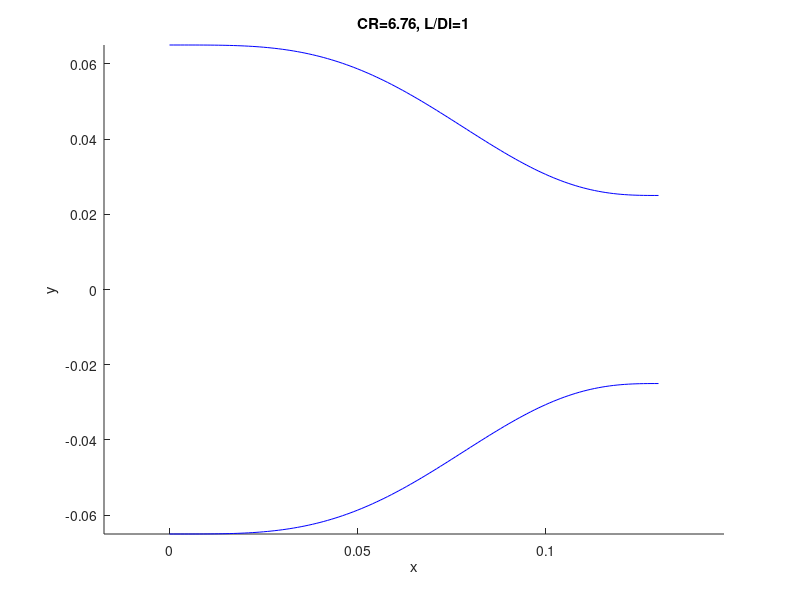

Write MATLAB code to recreate this figure.
clear all
% Script based on the original work provided by Hydroflux AB.
% Modified by Elias Olofsson. 
% 
% Changelog:
% 	v2.0 2022-01-14: 
%	Changed order of operations such to make flush connections with settling
%	chamber and test section of predetermined widths. Now CR is determined by 
%	the ratio of Di to Do, where in the previous version, Di where allowed
%	to vary to fit a certain specified value of CR. 
%
% Design of wind tunnel contraction shape based on the following two papers:
% [1] "Design and calibration of a wind tunnel with a two dimensional
% contraction", J.E. Sargison, G.J. Walker and R. Rossi, 2004
% [2] "Flow characteristics in low-speed wind tunnel contractions: Simulation and
% testing", Alexandria Engineering Journal (2018) 57
% Following [1] a sixth orde polynom is chosen as shape model for a
% 2D-contraction with inlet crossection Di*W, outlet crossection Do*W:
% y=a*x^6+b*x^5+c*x^4+d*x^3+e*x^2+f*x+g
% From [2] the recommendation of contraction number CR is between 6-12
% and the contraction length L is between 0.75*Di and 1.25*Di
% CR is chosen to 5, i.e. CR=(Di*W)/(Do*W)=5
% and the contraction length is chosen to L=Di
% Model 3 in [1] is chosen, i.e xi/L=0.6 and alpha=0, where xi is the
% inflexion point along contraction axis and alpha is the inlet curvature.

Do=0.050; %50mm
Di=0.130; %130mm
CR = Di^2/Do^2
L=1.0*Di;
xi=0.6*L;
h=1*(Di/2-Do/2);

% The constratints on the shape model is the following:
% x=0: y(0)=h, y'(0)=0, y''(0)=0
% x=L: y(L)=0, y'(L)=0, y''(L)=0
% x=xi: y''(xi)=0
% When the constraints are applied we obtain a system of equations
% for the coefficients a,b,c,d in terms of L and xi, and that g=h, f=e=0.
% The system looks like Asys*Coeff=B:

Asys=[30*xi^4 20*xi^3 12*xi^2 6*xi;
L^6 L^5 L^4 L^3;
6*L^5 5*L^4 4*L^3 3*L^2;
30*L^4 20*L^3 12*L^2 6*L];
B=[0 -h 0 0]';
Coeff=linsolve(Asys,B);
a=Coeff(1); b=Coeff(2); c=Coeff(3); d=Coeff(4); e=0; f=0;g=h;
%Contraction shape model from [1]
x=[0:0.001:L];
y=a*x.^6+b*x.^5+c*x.^4+d*x.^3+e*x.^2+f*x+g;

%Plot shape
figure(1)
hold on
plot(x,y+Do/2,'b')
plot(x,-y-Do/2,'b')
xlabel('x'); ylabel('y'); axis equal
title(['CR=', num2str(CR), ', L/Di=',num2str(L/Di)])
